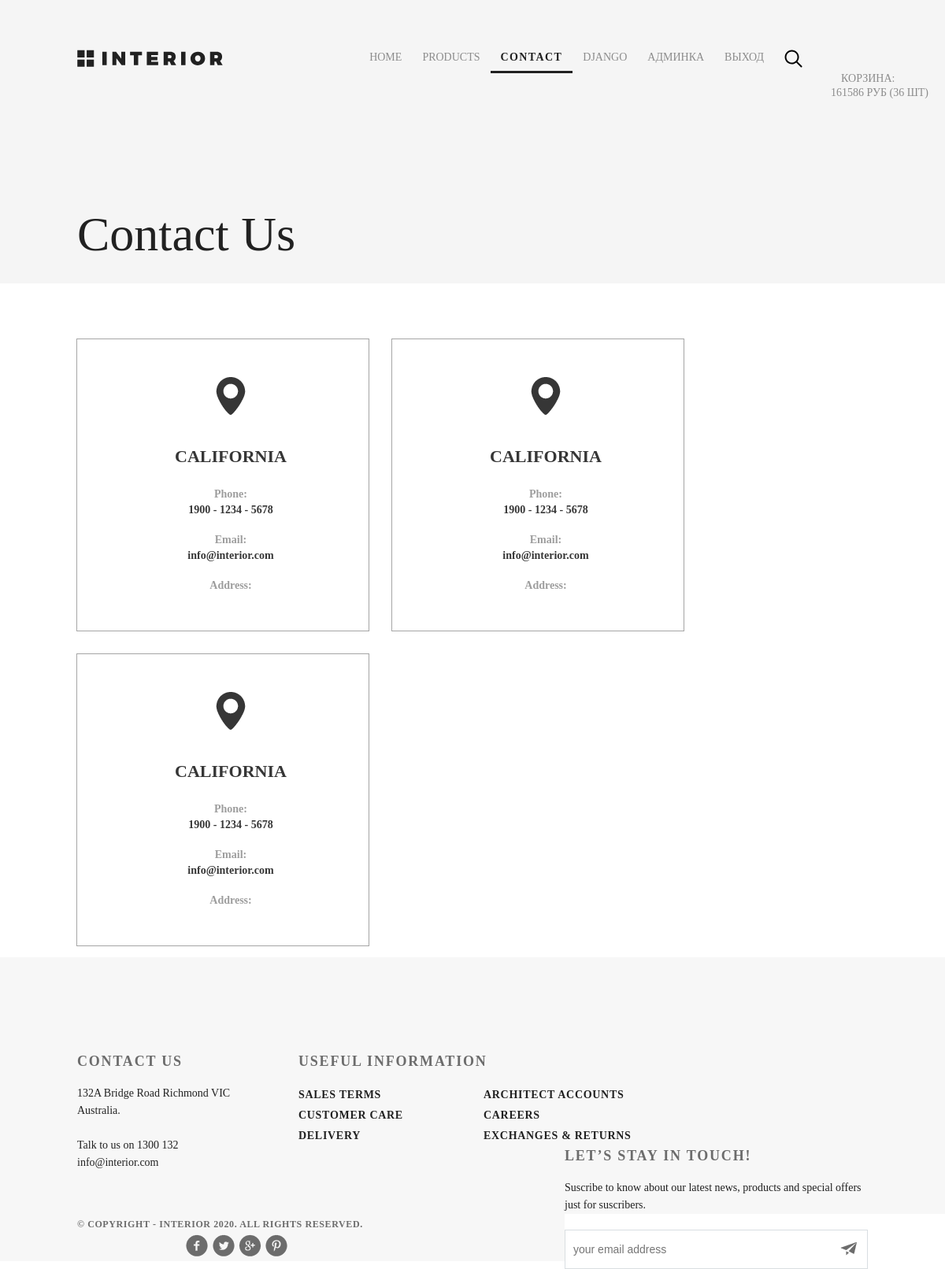
The app's page /contacts/ (signed in) with its own data.
### authapp/models.py (models this page shows)
class ShopUser(AbstractUser):
    age = models.PositiveSmallIntegerField('Возраст', null=True)
    avatar = models.ImageField(upload_to='users_avatars', blank=True)
    id_for_friends = models.CharField('Код для пригашения друзей', max_length=8, blank=True)

### basketapp/models.py (models this page shows)
class Basket(models.Model):
    user = models.ForeignKey(ShopUser, on_delete=models.CASCADE, related_name='basket')
    product = models.ForeignKey(Product, on_delete=models.CASCADE)
    quantity = models.PositiveIntegerField('количество', default=0)
    add_datetime = models.DateTimeField('дата добавления', auto_now_add=True)
    @property
    def product_cost(self):
        return self.product.price * self.quantity
    @property
    def total_quantity(self):
        return sum(map(lambda x: x.quantity, self.user.basket.all()))
    @property
    def total_cost(self):
        return sum(map(lambda x: x.product_cost, self.user.basket.all()))

### mainapp/models.py (models this page shows, shortened)
class Product(models.Model):
    category = models.ForeignKey(ProductCategory, on_delete=models.PROTECT, verbose_name='Категория')
    name = models.CharField('Название', max_length=128)
    short_description = models.CharField('Краткое описание', max_length=128, blank=True)
    description = models.TextField('Описание', blank=True)
    quantity = models.PositiveIntegerField('Количество', default=0)
    price = models.DecimalField('Цена', max_digits=10, decimal_places=0, default=0)
    image = models.ImageField(upload_to='products_images', blank=True)
    is_active = models.BooleanField(default=True)
    created_at = models.DateTimeField('Дата создания', auto_now_add=True)
    updated_at = models.DateTimeField('Дата обновления', auto_now=True)

### mainapp/views.py (the view)
# urls.py: path('contacts/', mainapp.contacts, name="contacts"),
def contacts(request):
    with open('locations.json', 'r', encoding="utf-8") as file:
        locations = json.load(file)
    context = {
        'page_title': 'Contacts',
        'locations': locations,
        'basket': get_basket(request),
    }
    return render(request, 'mainapp/contacts.html', context)

### mainapp/views.py (called while the page is built)
def get_basket(request):
    return request.user.is_authenticated and request.user.basket.all() or []

### mainapp/templates/mainapp/contacts.html (shortened to what this page needs)
{% extends 'mainapp/base.html' %}
{% load static %}
{% block container %}
	<div class="contact-header padding-site">
		{% include 'mainapp/includes/inc__main_menu.html' %}
		<div class="contacts-heading">
			Contact Us
		</div>
	</div>
	<ul class="contacts-cards">
		{% if locations %}
			{% for item in locations %}
				<li class="contacts-cards-list">
					<div class="contacts-cards-list-text"><img src="{% static 'icons/point.png' %}" alt="point">
						<div class="contact-city">{{ item.city }}</div>
						<p class="header-contact-card">Phone:</p>
						<p class="header-contact-text">{{ item.phone }}</p><br>
						<p class="header-contact-card">Email:</p>
						<p class="header-contact-text">{{ item.email }}</p><br>
						<p class="header-contact-card">Address:</p>
					</div>
				</li>
			{% endfor %}
		{% else %}
			<p class="header-contact-text">Загрузка...</p>
		{% endif %}
	</ul>
	<div class="clr clearfix">
	</div>
{% endblock %}

### mainapp/templates/mainapp/includes/inc__main_menu.html (shortened to what this page needs)
{% load static %}
<div class="header clearfix">
	<a href="{% url 'main:index' %}"><img src="{% static 'img/logo.svg' %}" alt="logo"></a>
	<ul class="menu clearfix">
		<li class="menu-list">
			<a href="{% url 'main:index' %}" class="menu-link ">HOME</a>
		</li>
		<li class="menu-list">
			<a href="{% url 'main:products' %}" class="menu-link ">PRODUCTS</a>
		</li>
		<li class="menu-list">
			<a href="{% url 'main:contacts' %}" class="menu-link {% if request.resolver_match.view_name == 'main:contacts' %}
                        menu-link-active
                      {% endif %}">CONTACT</a>
		</li>
		{% if user.is_authenticated %}
            <li class="menu-list">
                <a href="{% url 'auth:update' %}" class="menu-link">
                    {{ user.first_name|default:'пользователь'|title }}
                </a>
            </li>
        {% endif %}
		{% if user.is_superuser %}
            <li class="menu-list">
                <a href="{% url 'my_admin:index' %}" class="menu-link">
                    Админка
                </a>
            </li>
        {% endif %}
        <li class="menu-list">
            {% if user.is_authenticated %}
                <a href="{% url 'auth:logout' %}" class="menu-link">
                    выход
                </a>
            {% else %}
                <a href="{% url 'auth:login' %}" class="menu-link">
                    вход
                </a>
            {% endif %}
        </li>
		<li class="menu-list">
			<a href="#" class="menu-link">
				<img src="{% static 'icons/search.svg' %}" alt="search">
			</a>
		</li>
	</ul>
</div>
<div class="basket">
	<a href="{% url 'basket:index' %}" class="menu-link">
		<span>Корзина:</span><br>
		<span>
			{% if basket %}
				{{ basket.0.total_cost|floatformat:0 }} руб ({{ basket.0.total_quantity }} шт)
			{% endif %}
		</span>
	</a>
</div>

### static/css/style.css (style rules this page uses)
* { margin: 0; padding: 0; }
html, body { height: 100%; }
body { font-family: Montserrat; }
.padding-site { padding-left: 98px; padding-right: 98px; }
.clearfix::after { content: ""; display: table; clear: both; }
.header { padding-top: 63px; }
.menu { float: right; margin-right: 70px; }
.menu-list { list-style-type: none; float: left; }
.basket { float: right; margin-right: -90px; margin-bottom: 130px; }
.menu-link { color: #8c8c8c; font-size: 14px; font-weight: 300; text-transform: uppercase; text-decoration-line: none; padding: 10px 13px; }
.menu-link-active { color: #212121; font-weight: 700; letter-spacing: 1.4px; border-bottom: 3px solid #212121; }
.footer, .clr { max-width: 1366px; min-width: 600px; margin: 0 auto; }
.contact-header { height: 360px; background-color: #f5f5f5; }
.contacts-heading { width: 346px; color: #212121; font-size: 62px; font-weight: 100; line-height: 72px; margin-top: 171px; margin-bottom: 56px; }
.contacts-cards { height: 400px; list-style-type: none; padding-top: 56px; padding-bottom: 108px; padding-left: 83px; padding-right: 83px; }
.contacts-cards-list { width: 370px; height: 370px; outline: 1px solid #9c9c9c; opacity: 0.9; float: left; margin: 15px; }
.contacts-cards-list-text { height: 271px; width: 390px; padding-left: 0px; padding-right: 0px; padding-top: 48px; padding-bottom: 63px; text-align: center; }
.contact-city { margin-top: 34px; margin-bottom: 23px; color: #212121; font-size: 22px; font-weight: 700; line-height: 29.88px; text-transform: uppercase; }
.header-contact-text { font-weight: 700; color: #212121; font-size: 14px; line-height: 20px; }
.header-contact-card { color: #939393; font-weight: 700; font-size: 14px; line-height: 20px; }

### records on screen
ShopUser: first_name "DJANGO"
Basket: user+product+quantity "161586", user+quantity "36"

### other values on screen
{{ item.city }} "CALIFORNIA" "CALIFORNIA" "CALIFORNIA"
{{ item.phone }} "1900 - 1234 - 5678" "1900 - 1234 - 5678" "1900 - 1234 - 5678"
{{ item.email }} "info@interior.com" "info@interior.com" "info@interior.com"
